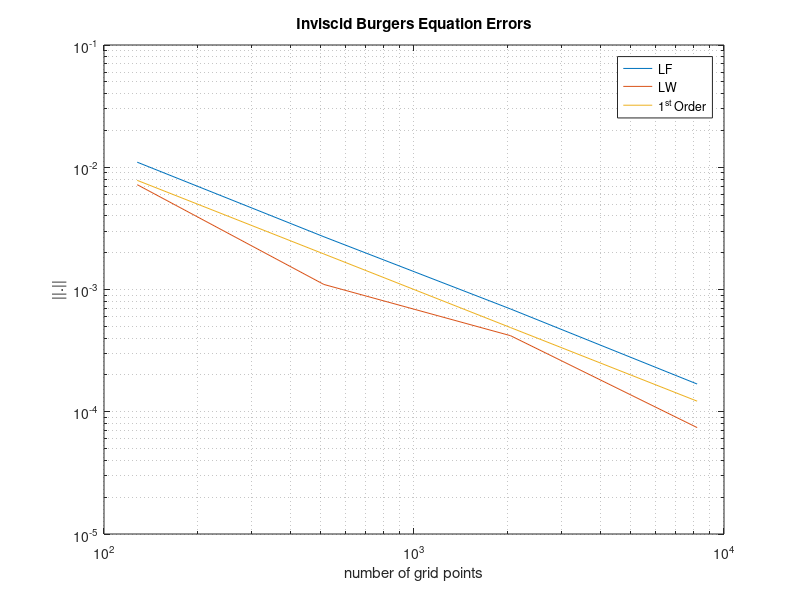

MATLAB code for this plot:
close all
loglog([128 512 2048 8192],[0.0110  0.0027 6.9318e-04 1.6856e-04])
hold on
loglog([128 512 2048 8192],[0.0072 0.0011 4.1909e-04 7.4202e-05])
%loglog([1000 2000 4000 8000],[3.06470e-01 1.94113e-01 1.12615e-01 6.13476e-02])
loglog([128 512 2048 8192],[1/128 1/512 1/2048 1/8192])
%loglog([1000 2000 4000 8000],1e3*[1/1000^2 1/2000^2 1/4000^2 1/8000^2])

legend 'LF' 'LW' '1^{st} Order' 
xlabel 'number of grid points'
ylabel '||.||'
title 'Inviscid Burgers Equation Errors'
grid minor

